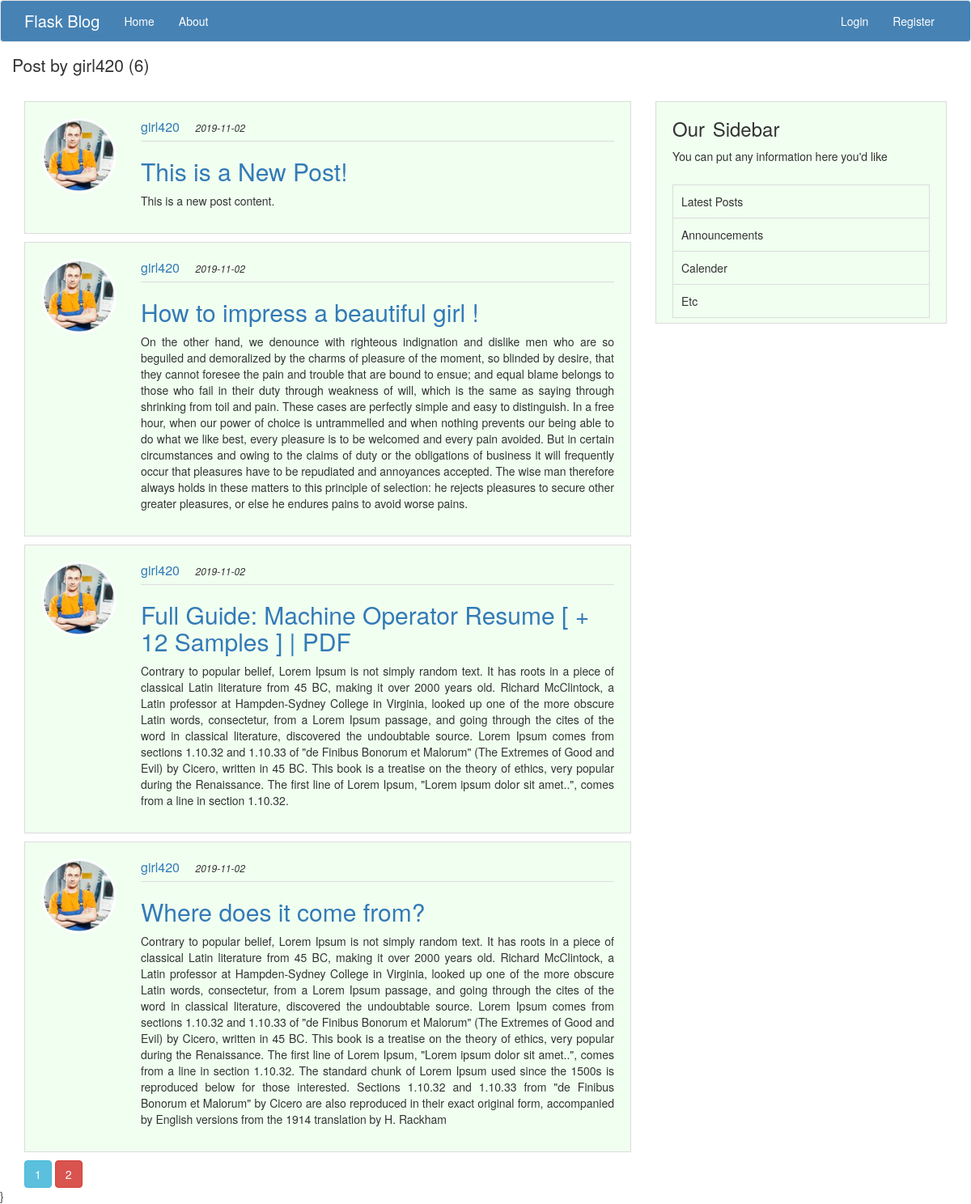
/user/girl420, run on the app's committed database.
### App/models.py (models this page shows, shortened)
class User(db.Model, UserMixin):
    id = db.Column(db.INTEGER, primary_key=True)
    username = db.Column(db.String(20), unique=True, nullable=False)
    email = db.Column(db.String(120), unique=True, nullable=False)
    img_file = db.Column(db.String(20), nullable=False, default="default.jpg")
    password = db.Column(db.String(60), nullable=False)
    posts = db.relationship('Post', backref='author', lazy=True)  # this 'Post' is a class name

class Post(db.Model):
    id = db.Column(db.Integer, primary_key=True)
    title = db.Column(db.String(500), nullable=False)
    date_posted = db.Column(db.DateTime, nullable=False, default=datetime.utcnow())
    content = db.Column(db.Text, nullable=False)
    user_id = db.Column(db.Integer, db.ForeignKey('user.id'),
                        nullable=False)  # this 'user.id' is table name and column name

### App/users/routes.py (the view)
@users.route('/user/<string:username>')
def user_posts(username):
    page = request.args.get('page', 1, type=int)
    user = User.query.filter_by(username=username).first_or_404()
    posts = Post().query.filter_by(author=user) \
        .order_by(Post.date_posted.desc()) \
        .paginate(page=page, per_page=4)
    return render_template("user_posts.html", posts=posts, title='User Posts', user=user)

### App/templates/user_posts.html
{% extends 'layout.html' %}
{% block content %}
    <section id="blog-content">
        <div class="container">
            <div class="row">
            <h1 class="lead">Post by {{ user.username }} ({{ posts.total }})</h1>
                <div class="col-sm-8">
                    {% for post in posts.items %}
                        <div class="post">
                            <div class="row">
                                <div class="col-sm-2">
                                    <img src="{{ url_for('static', filename='css/profile_pic/'+ post.author.img_file) }}"
                                         alt="..." class="img-rounded img-circle img-responsive">
                                </div>
                                <div class="col-sm-10">
                                    <span class="author-name"><a href="{{ url_for('posts.user_posts', username=post.author.username) }}">{{ post.author.username }}</a> </span>
                                    <span class="publish-date">{{ post.date_posted.strftime('%Y-%m-%d') }}</span>
                                    <hr>
                                    <h2 class="post-title">
                                        <a href="{{ url_for('posts.post', post_id=post.id) }}">{{ post.title }}</a>
                                    </h2>
                                    <p class="post-content">{{ post.content }}</p>
                                </div>
                            </div>
                        </div>
                    {% endfor %}
                    {% for page_num in posts.iter_pages(left_edge=1, right_edge=1, left_current=1, right_current=2) %}
                        {% if page_num %}
                            {% if posts.page == page_num %}
                                <a class="btn btn-info" href="{{ url_for('posts.user_posts', page=page_num, username=user.username) }}">{{ page_num }}</a>
                            {% else %}
                                <a class="btn btn-danger" href="{{ url_for('posts.user_posts', page=page_num, username=user.username) }}">{{ page_num }}</a>
                            {% endif %}
                        {% else %}
                            '''
                        {% endif %}
                    {% endfor %}
                </div>
                <div class="col-sm-4">
                    <main>
                        <h3>Our Sidebar</h3>
                        <span>You can put any information here you'd like</span>
                        <div class="item">
                            <p>Latest Posts</p>
                            <p>Announcements</p>
                            <p>Calender</p>
                            <p>Etc</p>
                        </div>
                    </main>
                </div>
            </div>
        </div>
    </section>}
{% endblock %}

### App/static/css/style.css (style rules this page uses)
* { margin: 0; padding: 0; }
.author-name { color: #00BFFF; font-size: 16px; padding-right: 15px; }
.publish-date { font-size: 12px; font-style: italic; }
.post, main { background-color: #F0FFF0; padding: 20px; margin: 10px 0; border: 1px solid #DCDCDC; }
hr { margin: 5px 0; border-color: #DCDCDC; }
.post-content { text-align: justify; font-size: 14px; }
main { padding-bottom: 6px; }
main h3 { margin: 0 0 10px 0; padding: 0; word-spacing: 3px; }
main span { font-size: 14px; padding-right: 15px; }
main .item { margin-top: 25px; }
main .item p { padding: 10px; border: 1px solid #DCDCDC; margin: 0; border-bottom: none; }
main .item p:nth-child(4) { border-bottom: 1px solid #DCDCDC; }

### data on the page
User: username "girl420"
Post: img_file (picture), author.username "girl420", date_posted "2019-11-02", title "This is a New Post!", content "This is a new post content."
Post: img_file (picture), author.username "girl420", date_posted "2019-11-02", title "How to impress a beautiful girl !", content "On the other hand, we denounce with righteous indignation and dislike men who are so beguiled and demoralized by the charms of pleasure of the moment, so blinded by desire, that they cannot foresee the pain and trouble that are bound to ensue; and equal blame belongs to those who fail in their duty through weakness of will, which is the same as saying through shrinking from toil and pain. These cases are perfectly simple and easy to distinguish. In a free hour, when our power of choice is untrammelled and when nothing prevents our being able to do what we like best, every pleasure is to be welcomed and every pain avoided. But in certain circumstances and owing to the claims of duty or the…"
Post: img_file (picture), author.username "girl420", date_posted "2019-11-02", title "Full Guide: Machine Operator Resume [ + 12 Samples ] | PDF", content "Contrary to popular belief, Lorem Ipsum is not simply random text. It has roots in a piece of classical Latin literature from 45 BC, making it over 2000 years old. Richard McClintock, a Latin professor at Hampden-Sydney College in Virginia, looked up one of the more obscure Latin words, consectetur, from a Lorem Ipsum passage, and going through the cites of the word in classical literature, discovered the undoubtable source. Lorem Ipsum comes from sections 1.10.32 and 1.10.33 of \"de Finibus Bonorum et Malorum\" (The Extremes of Good and Evil) by Cicero, written in 45 BC. This book is a treatise on the theory of ethics, very popular during the Renaissance. The first line of Lorem Ipsum,…"
Post: img_file (picture), author.username "girl420", date_posted "2019-11-02", title "Where does it come from?", content "Contrary to popular belief, Lorem Ipsum is not simply random text. It has roots in a piece of classical Latin literature from 45 BC, making it over 2000 years old. Richard McClintock, a Latin professor at Hampden-Sydney College in Virginia, looked up one of the more obscure Latin words, consectetur, from a Lorem Ipsum passage, and going through the cites of the word in classical literature, discovered the undoubtable source. Lorem Ipsum comes from sections 1.10.32 and 1.10.33 of \"de Finibus Bonorum et Malorum\" (The Extremes of Good and Evil) by Cicero, written in 45 BC. This book is a treatise on the theory of ethics, very popular during the Renaissance. The first line of Lorem Ipsum,…"

### other printed values
{{ posts.total }} "6"
{{ page_num }} "1"
{{ page_num }} "2"
